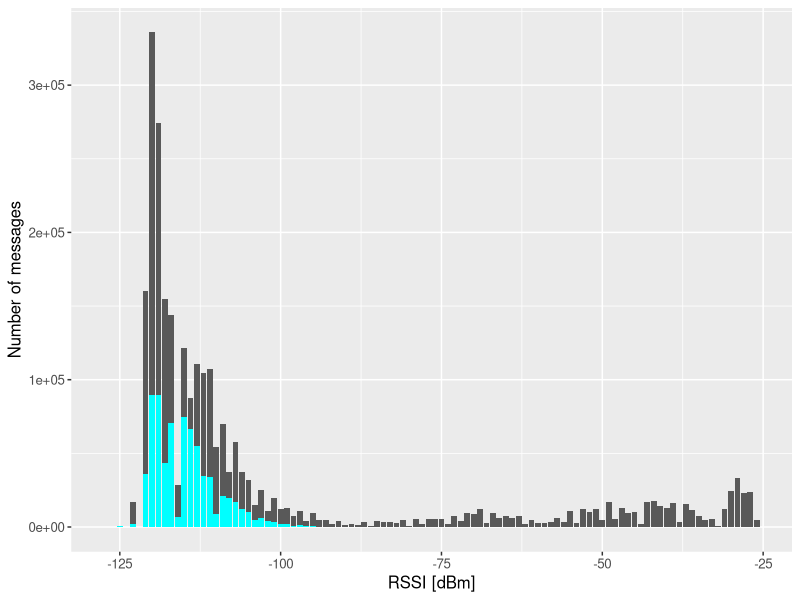
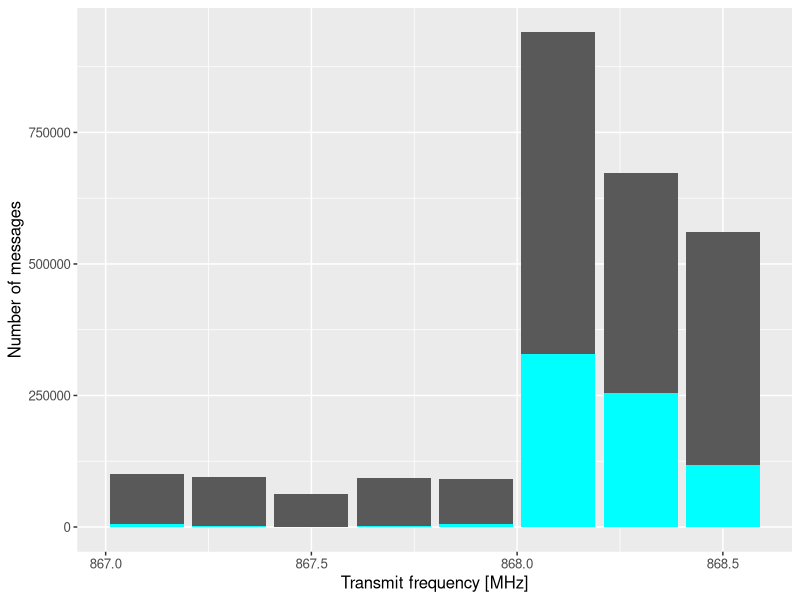
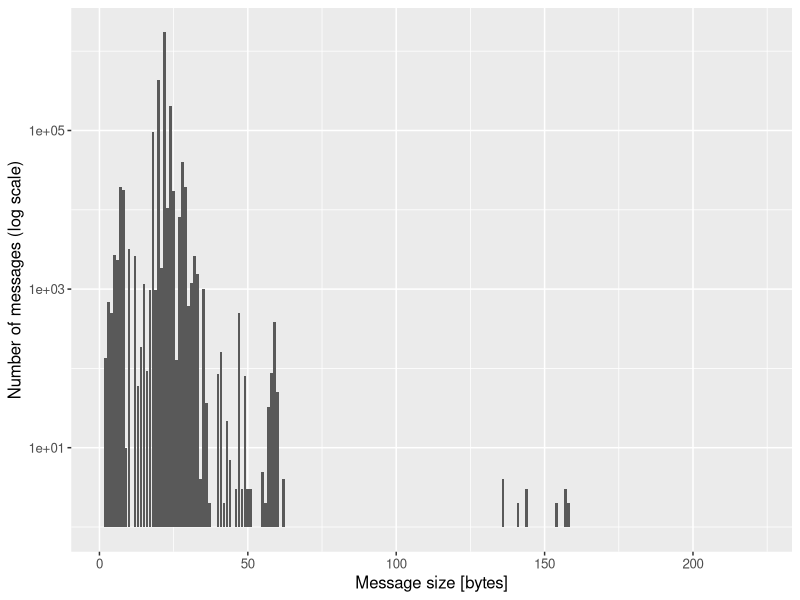
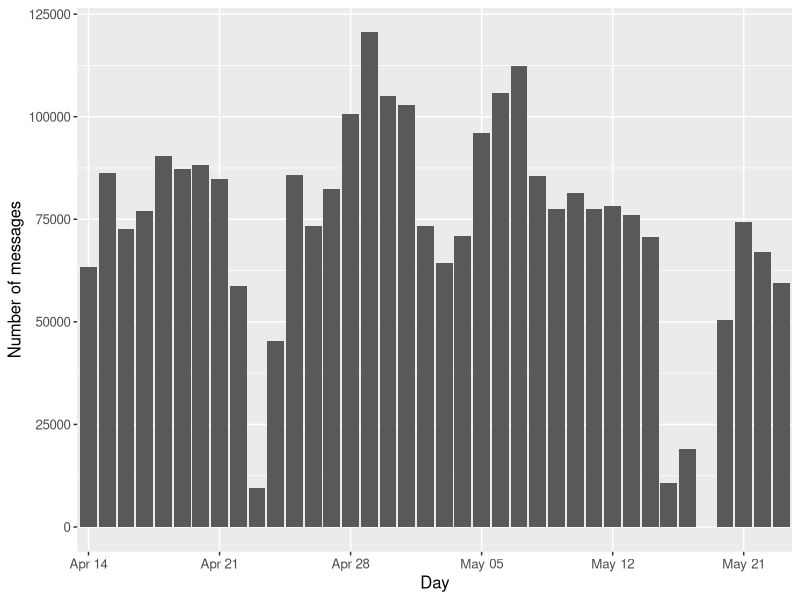
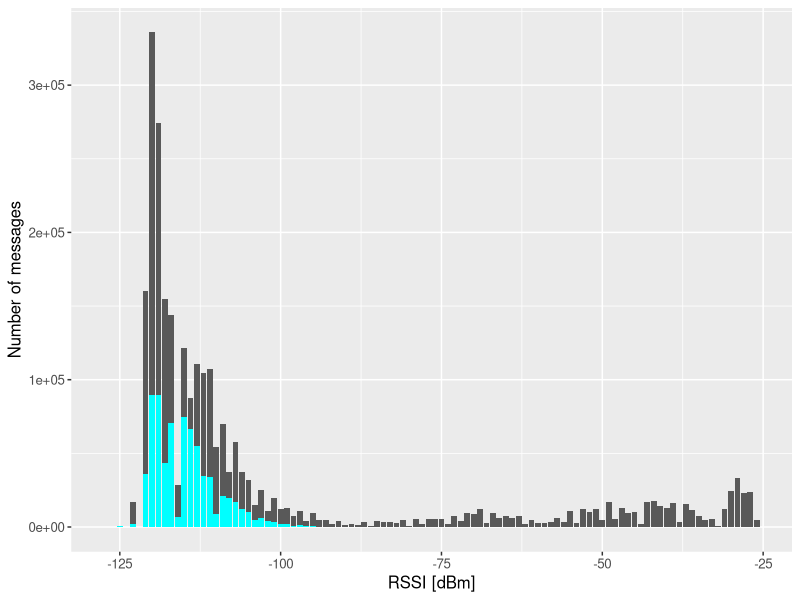
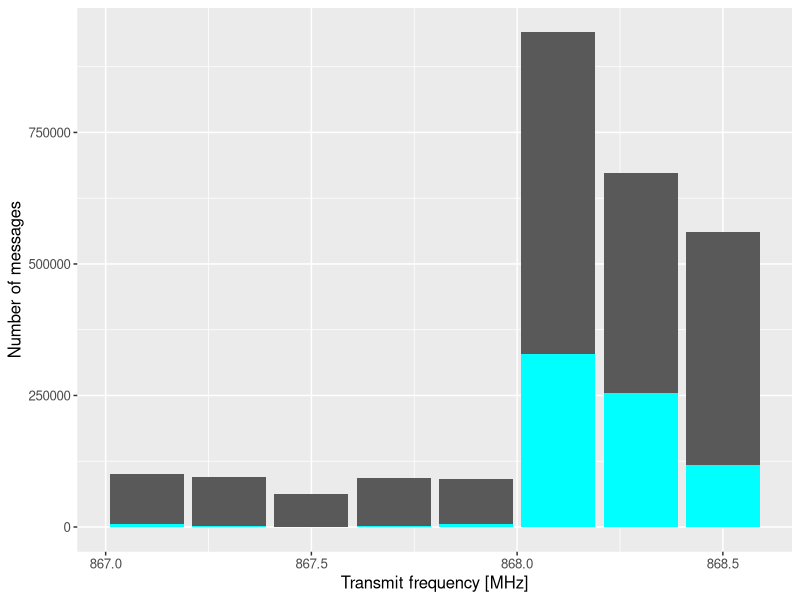
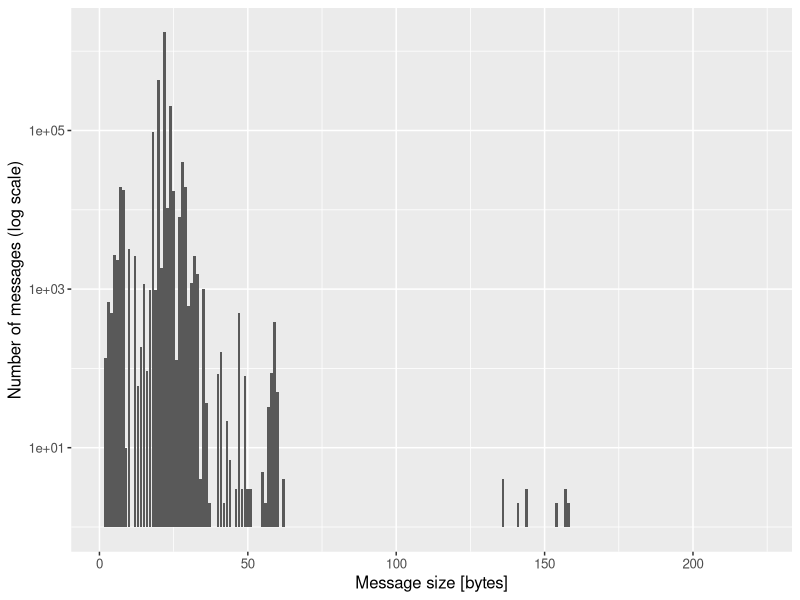
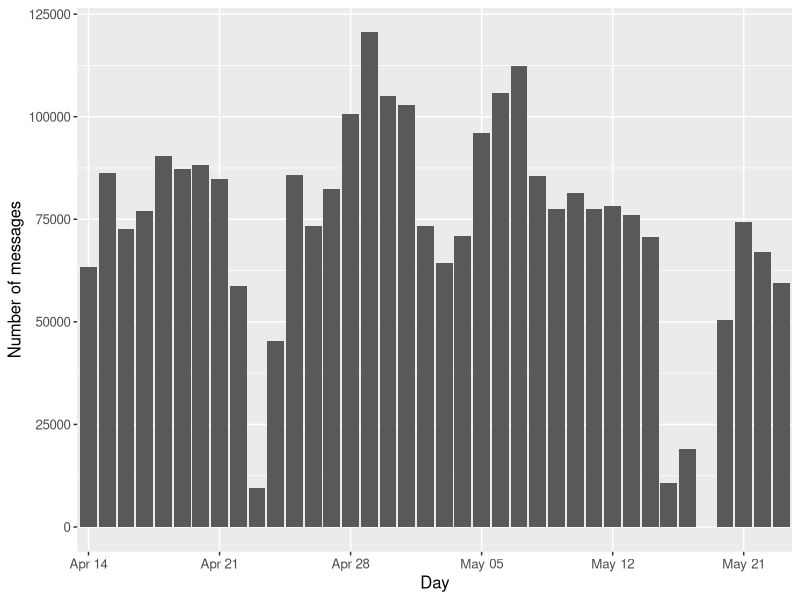

Recreate these plots in R, in order.
library(ggplot2)
setwd("itc30-poster/data")

#######################################################################
# RSSI overall und top gateway
#######################################################################

rssi.all <- read.csv("rssi_distribution.csv")
rssi.top <- read.csv("topgw_rssi_distribution.csv")

ggplot(rssi.all, aes(x = RSSI.in.dBm)) +
  geom_col(aes(y=count)) + # scale_y_log10() +
  geom_col(data=rssi.top, aes(x=rssi.in.dBm, y=count), fill="cyan", ) +
  labs(x="RSSI [dBm]", y="Number of messages") +
  theme(text = element_text(size=12))
ggsave("../figures/rssi.pdf", device = cairo_pdf, width=12, height=8)



#######################################################################
# Transmit frequencies
#######################################################################

qrg.all <- read.csv("transmit_frequency_count.csv")
qrg.top <- read.csv("topgw_transmit_frequency_count.csv")

ggplot(qrg.all, aes(x=xmit.freq.MHz)) + geom_col(aes(y=count)) +
  geom_col(data=qrg.top, aes(x=xmit.freq.MHz, y=count), fill="cyan") +
  # scale_x_continuous(limits=c(867.1, 868.5), breaks=sort(qrg.all$xmit.freq.MHz), labels=as.character(sort(qrg.all$xmit.freq.MHz))) +
  labs(x="Transmit frequency [MHz]", y="Number of messages") + # scale_y_log10() +
  theme(text = element_text(size=12))
ggsave("../figures/qrg.pdf", device = cairo_pdf, width=12, height=8)



#######################################################################
# Message size distribution
#######################################################################

sizes <- read.csv("message_size_count.csv")


ggplot(sizes, aes(x=message.size)) + geom_col(aes(y=count)) +
  labs(x="Message size [bytes]", y="Number of messages (log scale)") +
  scale_y_log10() +
  # scale_x_log10() +
  theme(text = element_text(size=12))
ggsave("../figures/sizes.pdf", device = cairo_pdf, width=12, height=8)




#######################################################################
# Messages per day
#######################################################################

counts <- read.csv("message_count_per_day.csv")

# Turn unix timestamps into "month (abbreviated) day of month"
counts$day <- strftime(as.POSIXlt(counts$day, origin="1970-01-1"), "%b %d")

ggplot(counts, aes(x=day)) + geom_col(aes(y=count)) +
  labs(x="Day", y="Number of messages") +
  # Label each week with one date only
  scale_x_discrete(breaks=counts$day[seq(from=1, to=nrow(counts), by=7)]) +
  theme(text = element_text(size=12))
ggsave("../figures/counts.pdf", device = cairo_pdf, width=12, height=8)
